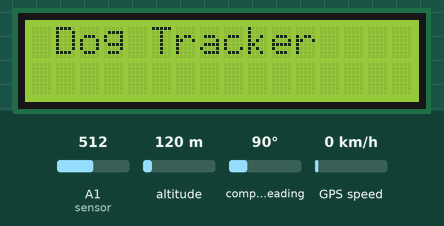
Bench run of a sketch on a simulated Arduino Mega 2560, built with avr-gcc and run on an emulated ATmega2560. Shown: 16×2 character LCD. The test bench sets the inputs (shaded band); at power-on: A1 (sensor) = 512, altitude 120 m, compass heading 90°, GPS speed 0 km/h. WiFi joins after 1.5 s; servers stay silent unless stated; the GPS gets a fix after 3 s at 37.7749, -122.4194 with 8 satellites; what the sketch prints to the serial monitor is not drawn.

Above: at 1.6 s.
At 13.7 s:
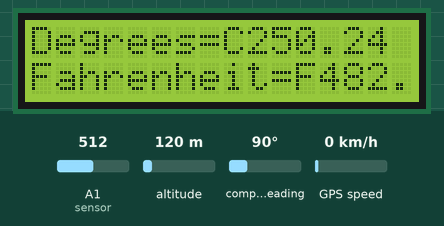
At 29.8 s:
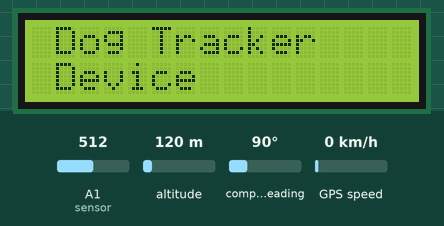
At 37.8 s:
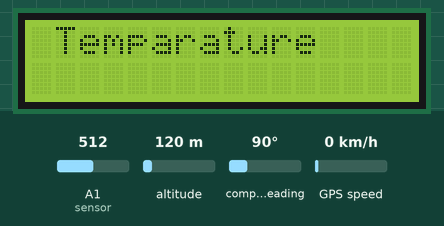

Measured:
- what the display in image 0 shows lasts 1.0 s, from 1.6 s to 2.6 s
- what the display in image 1 shows lasts 10.0 s, from 13.7 s to 23.7 s
- what the display in image 2 shows lasts 5.1 s, from 29.7 s to 34.8 s

The sketch:

DogTracker_2021_May.ino
```cpp
#include <SoftwareSerial.h>
#include <Wire.h>
#include <LiquidCrystal_I2C.h>
#include <TinyGPS++.h>
#include "WiFiEsp.h"

int RXPin = 2;
int TXPin = 3;

int GPSBaud = 9600;

//I2C pins declaration
LiquidCrystal_I2C lcd(0x27, 16, 2);
SoftwareSerial serial_connection (11, 10);
SoftwareSerial gpsSerial(RXPin, TXPin);
TinyGPSPlus gps;

const int sensor = A1; // Assigning analog pin A1 to variable 'sensor'
float tempc;  //variable to store temperature in degree Celsius
float tempf;  //variable to store temperature in Fahreinheit
float vout;  //temporary variable to hold sensor reading

// Emulate Serial1 on pins 6/7 if not present
#ifndef HAVE_HWSERIAL1
#include "SoftwareSerial.h"
SoftwareSerial Serial1(6, 7); // RX, TX
#endif

char ssid[] = "";            // your network SSID (name)
char pass[] = "";        // your network password
int status = WL_IDLE_STATUS;     // the Wifi radio's status
int reqCount = 0;                // number of requests received

WiFiEspServer server(80);

void setup()
{
  // initialize serial for debugging
  Serial.begin(115200);
  // initialize serial for ESP module
  Serial1.begin(9600);
  // initialize ESP module
  WiFi.init(&Serial1);
  serial_connection.begin(9600);
  gpsSerial.begin(GPSBaud);

pinMode(sensor,INPUT); // Configuring pin A1 as input
Serial.begin(9600);

lcd.begin();//Initializing display
lcd.backlight();//To Power ON the back light
//lcd.backlight();// To Power OFF the back light

  // attempt to connect to WiFi network
  while ( status != WL_CONNECTED) {
    Serial.print("Attempting to connect to WPA SSID: ");
    Serial.println(ssid);
    // Connect to WPA/WPA2 network
    status = WiFi.begin(ssid, pass);
  }

  Serial.println("You're connected to the network");
  void printWifiStatus();

  // start the web server on port 80
  server.begin();
}
void loop()
{
   while (gpsSerial.available() > 0)
    if (gps.encode(gpsSerial.read()))
       void displayInfo();

  // If 5000 milliseconds pass and there are no characters coming in
  // over the software serial port, show a "No GPS detected" error
  if (millis() > 5000 && gps.charsProcessed() < 10)
  {
    Serial.println("No GPS detected");
    while(true);
  }

  lcd.setCursor(0,0); //Defining positon to write from first row,first column .
lcd.print(" Dog Tracker");
delay(1000);//Delay used to give a dynamic effect
lcd.setCursor(0,1);  //Defining positon to write from second row,first column .
lcd.print(" Device " );
delay(5000);
lcd.clear();//Clean the screen
lcd.setCursor(0,0);
lcd.print(" IoT Project ");
lcd.setCursor(0,1);
lcd.print(" 2021 ");
lcd.clear();
delay(3000);

vout=analogRead(sensor);
vout=(vout*500)/1023;
tempc=vout; // Storing value in Degree Celsius
tempf=(vout*1.8)+32; // Converting to Fahrenheit
lcd.setCursor(0,0);
lcd.print(" Temparature ");
delay(3000);
lcd.setCursor(0,0);
lcd.print("Degrees=C");
lcd.print(tempc);
lcd.setCursor(0,1);
lcd.print("Fahrenheit=F");
lcd.print(tempf);
delay(10000); //Delay of 10 seconds for ease of viewing in serial monitor
lcd.clear();
delay(5000);

  // listen for incoming clients
  WiFiEspClient client = server.available();
  if (client) {
    Serial.println("New client");
    // an http request ends with a blank line
    boolean currentLineIsBlank = true;
    while (client.connected()) {
      if (client.available()) {
        char c = client.read();
        Serial.write(c);
        // if you've gotten to the end of the line (received a newline
        // character) and the line is blank, the http request has ended,
        // so you can send a reply
        if (c == '\n' && currentLineIsBlank) {
          Serial.println("Sending response");

          // send a standard http response header
          // use \r\n instead of many println statements to speedup data send
          client.print(
            "HTTP/1.1 200 OK\r\n"
            "Content-Type: text/html\r\n"
            "Connection: close\r\n"  // the connection will be closed after completion of the response
            "Refresh: 20\r\n"        // refresh the page automatically every 20 seconds
            "\r\n");
       client.println(F(R"=====(
<!DOCTYPE html>
<html>
<title>Dog Tracker - Iot Project</title>
<meta charset="UTF-8">
<meta name="viewport" content="width=device-width, initial-scale=1">
<link rel="stylesheet" href="https://www.w3schools.com/w3css/4/w3.css">
<body>

<div class="Website_bar">
  <div class="w3-bar w3-white w3-wide w3-padding w3-card">
    <a href="#home" class="w3-bar-item w3-button"><b>Dog Tracker</b></a>

    <div class="w3-right w3-hide-small">
      <a class="w3-bar-item w3-button">Project</a>
      <a class="w3-bar-item w3-button">About</a>
      <a class="w3-bar-item w3-button">Sign in</a>
    </div>
  </div>
</div>

<header class="w3-display-container w3-content w3-wide" style="max-width:1500px;" id="home">
  <img class="w3-image" src="https://images.pexels.com/photos/593322/pexels-photo-593322.jpeg?cs=srgb&dl=pexels-jessica-lewis-593322.jpg&fm=jpg" alt="Architecture" width="1500" height="800">
  <div class="w3-display-middle w3-margin-top w3-center">
    <h1 class="w3-xxlarge w3-text-white"><span class="w3-padding w3-black w3-opacity-min"><b>Welcome</b></span> <span class="w3-hide-small w3-text-light-grey">

  </div>
</header>

<html>
<head>
<style>
.flex-container {
  display: flex;
  flex-wrap: nowrap;
  background-color: White;
  text-align: center;
}

.flex-container > div {
  background-color: White;
  height: 100px;
  width: 500px;
  margin: 10px;
  text-align: center;
  line-height: 75px;
  font-size: 30px;
}
</style>
</head>
<body>

<div class="flex-container">
  <div> <img src="https://studentsurvey.ie/sites/default/files/2019-10/GMIT_Logo_2012RGBresized_0.jpeg" alt="GMIT" style="width:350px"></div>
  <div><img src="https://i.postimg.cc/fTrTv1BS/dog.png' border='0' alt='dog" alt="Dog" style="width:350px"></div>
  <div><img src= "https://i.postimg.cc/PJfY10KF/GPS.png" alt="Gps" style="width:350px"></div>
</div>
<html>
<head>
<style>

</body>
</html>
)====="));
        if (c == '\n') {
          // you're starting a new line
          currentLineIsBlank = true;
        }
        else if (c != '\r') {
          // you've gotten a character on the current line
          currentLineIsBlank = false;
        }
      }
    }
    // give the web browser time to receive the data
    delay(10);

    // close the connection:
    client.stop();
    Serial.println("Client disconnected");
  }
}
}
void printWifiStatus()
{
  // print the SSID of the network you're attached to
  Serial.print("SSID: ");
  Serial.println(WiFi.SSID());

  // print your WiFi shield's IP address
  IPAddress ip = WiFi.localIP();
  Serial.print("IP Address: ");
  Serial.println(ip);

  // print where to go in the browser
  Serial.println();
  Serial.print("To see this page in action, open a browser to http://");
  Serial.println(ip);
  Serial.println();
}

void printGpsGsm()
{
  while(serial_connection.available())
  {
    gps.location.isUpdated();
  }

if (gps.location.isUpdated())
{
 Serial.begin(9600);
 Serial.print("\r");
 delay(1000);
 Serial.print("AT+CMGF=1\r");
 delay(1000);
 Serial.print("AT+CMGS=\"35385243321\"\r");
 delay(1000);
 Serial.print("LOST TRACKING OF DOG! Please Check!");
 Serial.print("www.google.com.ph/naga/place");
 Serial.print(gps.location.lat(), 6);
 Serial.print(",");
 Serial.print(gps.location.lat(), 6);
 Serial.print("\r");
 delay(1000);
 Serial.print((char) 26);
 delay(1000);
 Serial.write(0x1A);
 Serial.write(0x00);
 Serial.write(0x0A);
 delay(1000);
}
}
void displayInfo()
{
  if (gps.location.isValid())
  {
    Serial.print("Latitude: ");
    Serial.println(gps.location.lat(), 6);
    Serial.print("Longitude: ");
    Serial.println(gps.location.lng(), 6);
    Serial.print("Altitude: ");
    Serial.println(gps.altitude.meters());
  }
  else
  {
    Serial.println("Location: Not Available");
  }

  Serial.print("Date: ");
  if (gps.date.isValid())
  {
    Serial.print(gps.date.month());
    Serial.print("/");
    Serial.print(gps.date.day());
    Serial.print("/");
    Serial.println(gps.date.year());
  }
  else
  {
    Serial.println("Not Available");
  }

  Serial.print("Time: ");
  if (gps.time.isValid())
  {
    if (gps.time.hour() < 10) Serial.print(F("0"));
    Serial.print(gps.time.hour());
    Serial.print(":");
    if (gps.time.minute() < 10) Serial.print(F("0"));
    Serial.print(gps.time.minute());
    Serial.print(":");
    if (gps.time.second() < 10) Serial.print(F("0"));
    Serial.print(gps.time.second());
    Serial.print(".");
    if (gps.time.centisecond() < 10) Serial.print(F("0"));
    Serial.println(gps.time.centisecond());
  }
  else
  {
    Serial.println("Not Available");
  }

  Serial.println();
  Serial.println();
  delay(1000);
}
```
